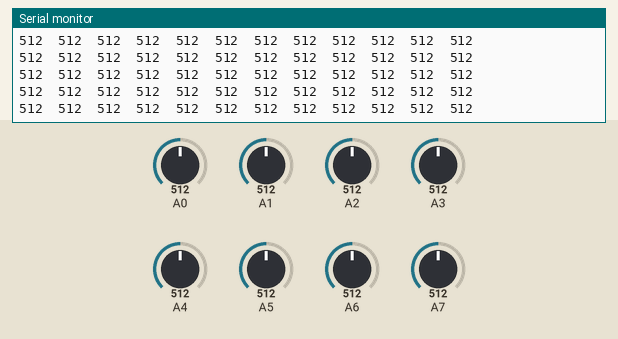
The sketch below on a simulated Arduino Uno, built with avr-gcc and run on an emulated ATmega328P. Parts: the last lines printed to the serial monitor. The inputs (shaded band) are chosen by the test bench; at power-on: A0 = 512, A1 = 512, A4 = 512, A2 = 512, A3 = 512, A5 = 512, A6 = 512, A7 = 512.

Above: at 1.2 s.
1.3 s: A0 set to 108
At 1.36 s:
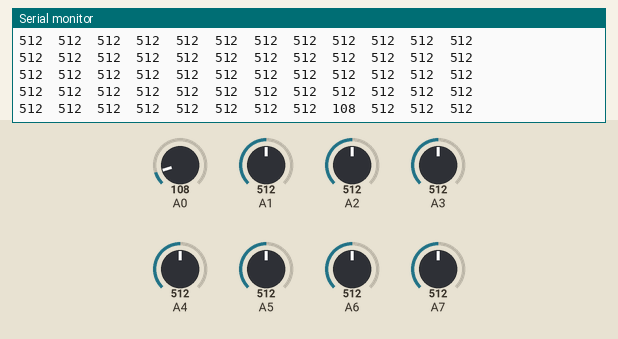
4.3 s: A0 set to 88
At 4.32 s:
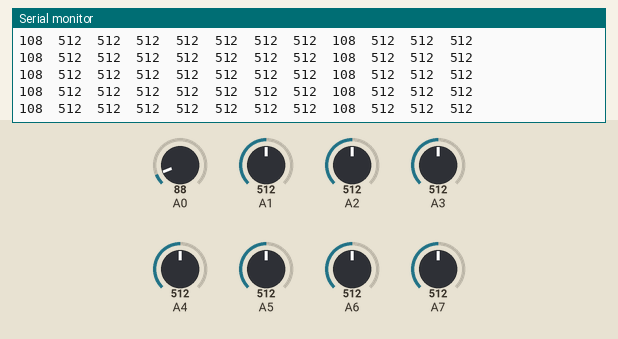
7.3 s: A1 set to 104
At 7.32 s:
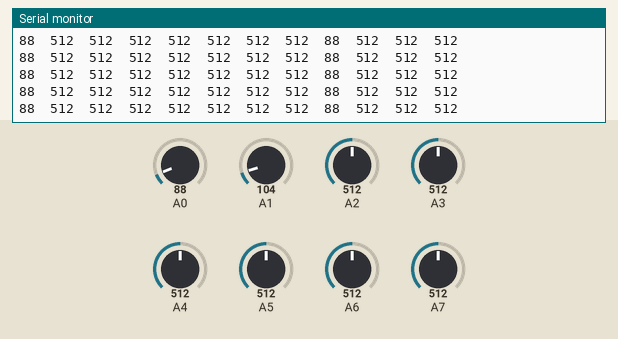
10.3 s: A1 set to 95
At 10.32 s:
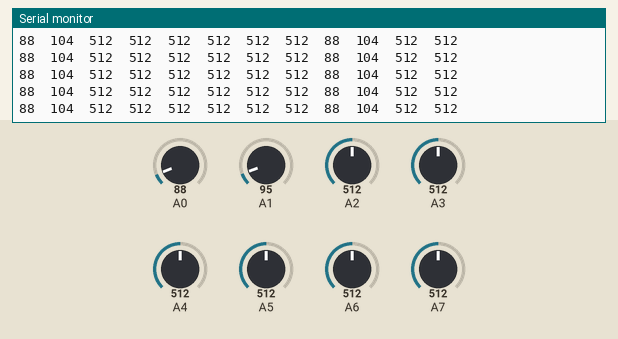
13.3 s: A4 set to 107
At 13.34 s:
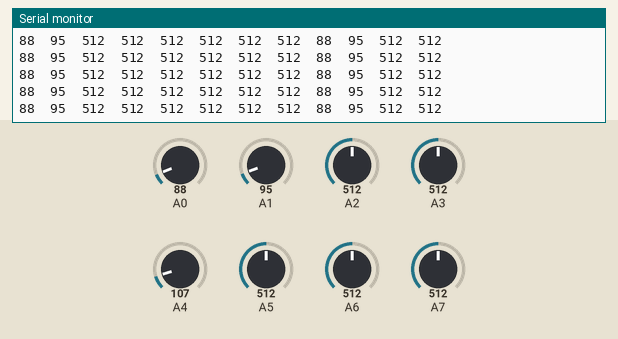
16.3 s: A4 set to 90
At 16.35 s:
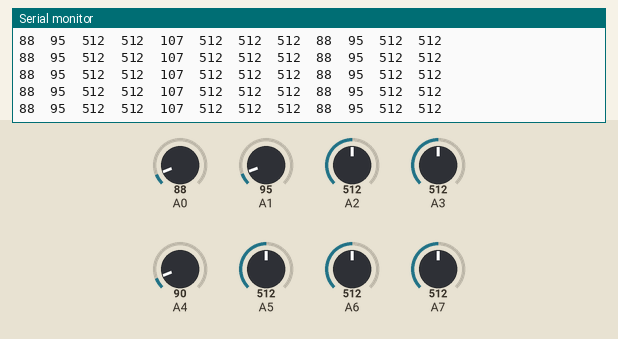
Timing chart, 0 to 18.8 s (numbered marks = the images above; inputs shaded):
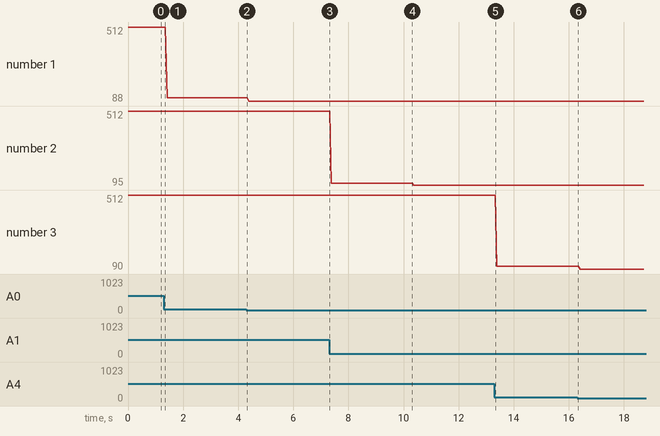

The sketch:

LDR_Setup.ino
```cpp
int val[12];
void setup()
{
  Serial.begin(9600);
}
void loop()
{
  for (int i = 0; i < 12; i++)
  {
    val[i] = analogRead(i);
    Serial.print(val[i]);
    Serial.print("  ");
  }
  Serial.println();
  delay(10);
}
```

Measured:
- after the input at 1.3 s, the serial monitor: prints a new line after 0.05 s (image 1)
- plotted number 1: 512 → 108 after the input at 1.3 s, 108 → 88 after the input at 4.3 s
- plotted number 2: 512 → 104 after the input at 7.3 s, 104 → 95 after the input at 10.3 s
- plotted number 3: 512 → 107 after the input at 13.3 s, 107 → 90 after the input at 16.3 s
